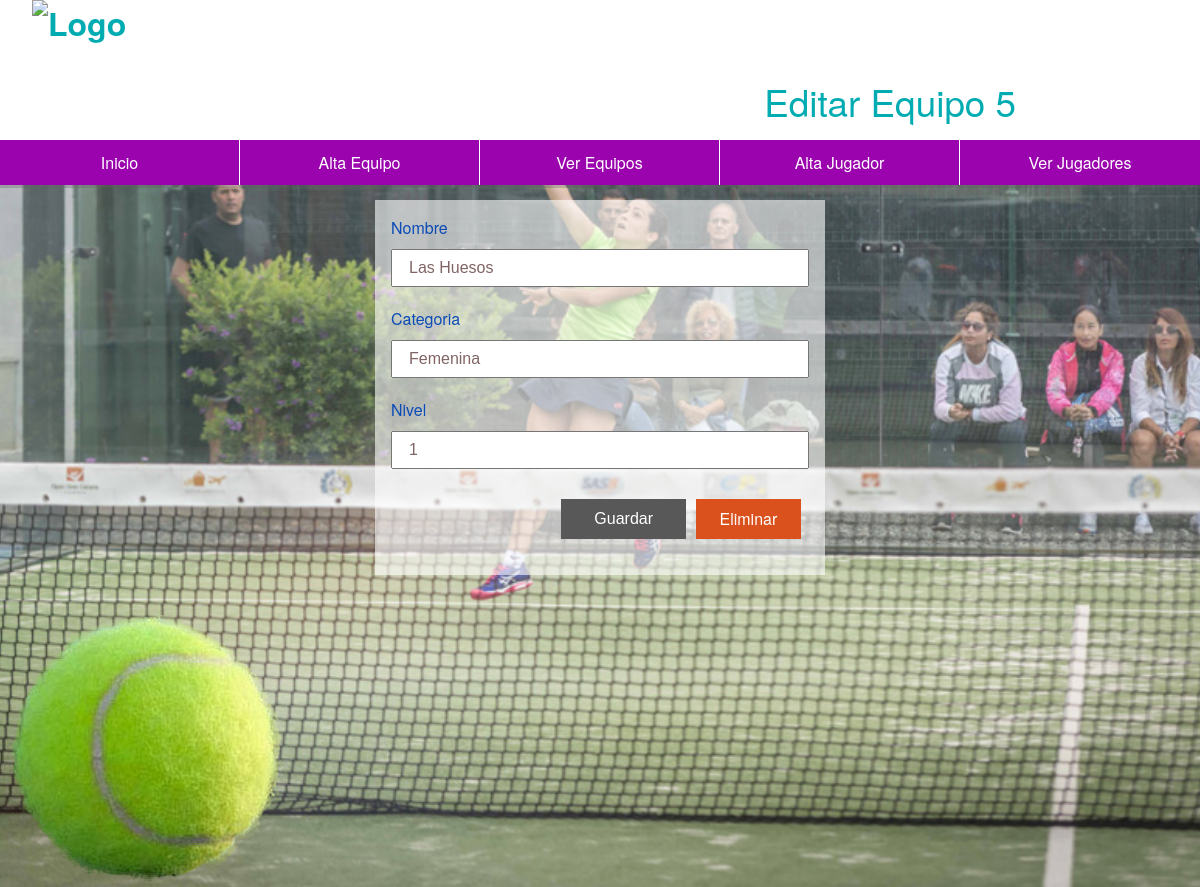
Page /editar_Equipo.php?id=5 on the committed database.
### tables this page shows
CREATE TABLE `equipos` (
  `id` int(2) NOT NULL,
  `nombre` varchar(30) NOT NULL,
  `categoria` varchar(10) NOT NULL,
  `nivel` int(1) NOT NULL
);

### bbdd/BaseDeDatos.php (called while the page is built, shortened)
<?php
class BaseDeDatos{
    public function __construct($servidor,$usuario,$password,$db,$puerto,$tipo){
        $this->servidor = $servidor;
        $this->usuario = $usuario;
        $this->password = $password;
        $this->db = $db;
        $this->puerto = $puerto;
    }
}
?>

### bbdd/DBMySql.php (called while the page is built, shortened)
<?php
class DBMySql extends BaseDeDatos{
    protected $conexion;
    public function __construct($servidor,$usuario,$password,$db,$puerto=3306){
            $this->conexion = mysqli_connect($this->servidor.':'.$this->puerto,$this->usuario,$this->password);
                mysqli_select_db($this->conexion,$this->db);
    }
    public function setQuery($query){
        return $this->idConsulta =mysqli_query($this->conexion,$query);
    }
}
?>

### editar_Equipo.php (the view, shortened to what this page needs)
<?php
include("funciones.php");
$menu = menu(0);
if(isset($_GET['id'])){
    $id = $_GET['id'];
}
$resultado = cargarEquipo($id);
$nombre = $resultado['nombre'];
$categoria = $resultado['categoria'];
$nivel = $resultado['nivel'];
?>
<!DOCTYPE html>
<html lang="en">
<head>
    <link rel="stylesheet" href="css.css">
</head>
<body>
    <header>
        <h1>
            <img src="images/logo2.png" alt="Logo"/>
        </h1>
        <h2>Editar Equipo <?= $id ?> </h2>
    </header>
    <nav>
        <ul>
            <?= $menu ?>
        </ul>
    </nav>
    <form method="post" action="funciones.php">
        <label for="nombre">Nombre</label>
        <input type="text" name="nombre" id="Nombre" value="<?= $nombre ?>"/>
        <label for="categoria">Categoria</label>
        <input type="text" name="categoria" id="Categoria" value="<?= $categoria ?>"/>
        <label for="nivel">Nivel</label>
        <input type="text" name="nivel" id="Nivel" value="<?= $nivel ?>"/>
        <input type="submit" value="Guardar" name="editar" class="boton_editar"/>
        <a href="funciones.php?borrar= <?= $id ?>" class="borrar">Eliminar</a>
    </form>
    <article id="equipos">
            <img src="images/bola.png" alt="bola"/>
    </article>
</body>
</html>

### css.css (style rules this page uses)
* { margin:0; padding:0; }
body { font-family:Gotham, "Helvetica Neue", Helvetica, Arial, sans-serif; background:url(images/alexia.png) no-repeat center fixed; background-size:cover; }
header { min-height:160px; background:#fff; }
header h1 { float:left; margin-left:1em; color:rgb(0, 172, 178); }
header img { height:150px; }
h2 { float:right; color:rgb(0, 172, 178); font-size:2.3em; font-weight:lighter; margin-right:5em; margin-top:75px; }
nav { width:100%; margin-top:-20px; float:left; border-bottom:3px solid rgba(98,98,98,0.30) }
nav ul { width:100%; list-style:none; }
section, form { width:50%; max-width:450px; background:rgba(255,255,255,0.60); margin:40px auto; padding:1em; box-sizing:border-box; }
form label, form input, form select { width:100%; font-size:1em; }
form label { color:rgba(10,75,182,1.00); }
form input { padding:0.5em 1em; box-sizing:border-box; margin:10px 0 20px 0; color:#816464; }
form input[type=submit] { width:30%; height:40px; font-size:1em; border:none; background:#585858; color:#fff; float:right; text-align:center; cursor: pointer; }
input.boton_editar { float: left !important; margin-left:170px; }
.borrar, .borrarJugador { width: 25%; height: 40px; font-size: 1em; border: none; background: rgba(219,81,29,1.00); color:#fff; margin-right: 2%; display:block; text-align:center; line-height: 40px; float: right; margin-top: 10px; text-decoration: none; }

### rows in the picture
equipos: nombre "Las Huesos", categoria "Femenina", nivel "1"

### other values in the picture
$id "5"
